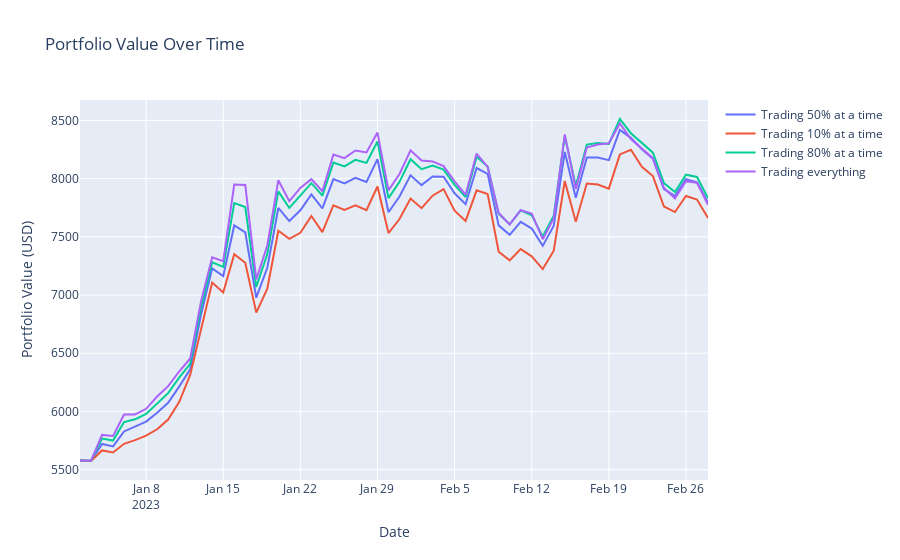

Source (notebook cell):
### Markdown cell above
# Measuring different strategies

With the foundation established, I can design multiple strategies to evaluate how different approaches affect portfolio value. A proposed problem for machine learning to solve would be to:

- Optimize parameters to determine the best strategy
- Optimize parameters to identify the best instruments
- Optimize parameters to find the optimal trading frequency

🌟 The objective is to achieve the highest portfolio value, making the goal straightforward.

### Code cell
%run scripts/multi_strategy_speculation.py
